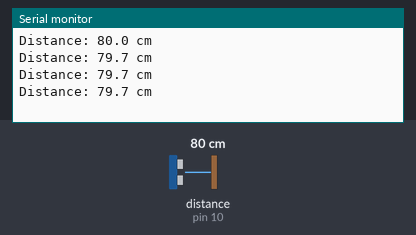
Recording of a sketch running on a simulated Arduino Uno, built with avr-gcc and run on an emulated ATmega328P. On the bench: the last lines printed to the serial monitor. Wiring (inferred from the names in the program): ultrasonic range finder: trigger pin 9; echo pin 10. Inputs (shaded band) come from the test bench; at power-on: distance to the obstacle (sensor on pin 10) 80 cm. The echo pulse lasts 58.3 µs per cm.

Above: at 1.2 s.
1.3 s: distance to the obstacle (sensor on pin 10) set to 2 cm
At 1.73 s:
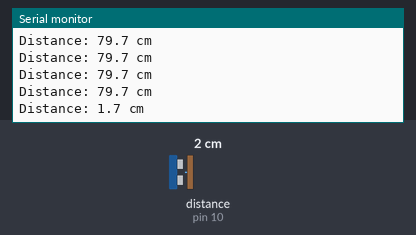
2.8 s: distance to the obstacle (sensor on pin 10) set to 4 cm
At 2.94 s:
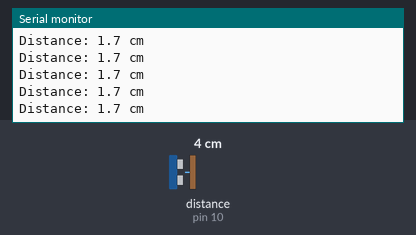
Timing chart, 0 to 5.8 s (numbered marks = the images above; inputs shaded):
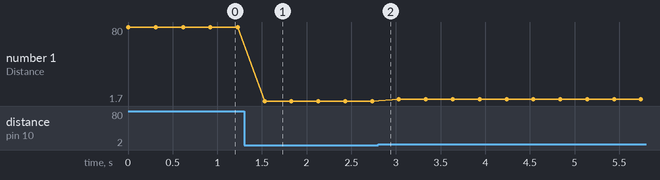

Measured:
- after the input at 1.3 s, the serial monitor: prints a new line after 0.23 s (image 1)
- plotted number 1: 79.7 → 1.7 after the input at 1.3 s, 1.7 → 3.7 after the input at 2.8 s

The sketch:

UltrasonicDistanceMeasurement.ino
```cpp
/*
  Project: Arduino-Based Ultrasonic Distance Measurement System
  Board: Arduino Uno
  Sensor: HC-SR04

  Wiring: VCC -> 5V, GND -> GND, TRIG -> D9, ECHO -> D10.
*/
const int TRIG_PIN = 9;
const int ECHO_PIN = 10;
const unsigned long ECHO_TIMEOUT_US = 30000UL;

void setup() {
  pinMode(TRIG_PIN, OUTPUT);
  pinMode(ECHO_PIN, INPUT);
  Serial.begin(9600);
  digitalWrite(TRIG_PIN, LOW);
}

void loop() {
  digitalWrite(TRIG_PIN, LOW);
  delayMicroseconds(2);
  digitalWrite(TRIG_PIN, HIGH);
  delayMicroseconds(10);
  digitalWrite(TRIG_PIN, LOW);

  unsigned long duration = pulseIn(ECHO_PIN, HIGH, ECHO_TIMEOUT_US);

  if (duration == 0) {
    Serial.println("No echo received; check wiring or target distance.");
  } else {
    // Approximate speed of sound: 0.0343 cm/us. Divide by 2 for round trip.
    float distanceCm = (duration * 0.0343) / 2.0;
    Serial.print("Distance: ");
    Serial.print(distanceCm, 1);
    Serial.println(" cm");
  }
  delay(300);
}
```
